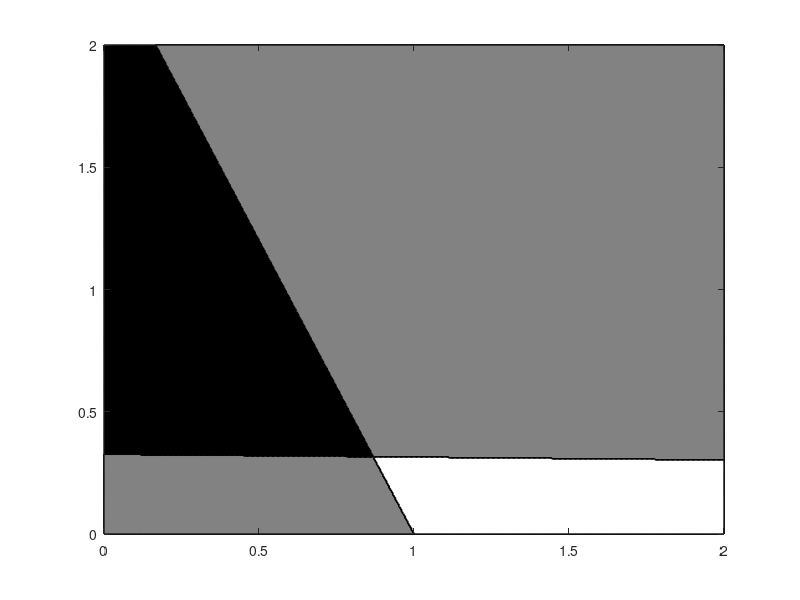

This chart was generated by the following MATLAB code: (Note: this script raises an error after producing the figure.)
%% Taylor Rule Determinacy in Policy Space
% This code calculates the (in)determinacy of Taylor 
% rule monetary policy in log-linearised NK model 
% (Written by Kian Abbas Nejad)
% 
% Consdier a Discrete-time Calvo-lottery NK model with CRRA utility as a function 
% of consumption, leasure/labour and real money holdings (as described in Walsh 
% (2017) among many others). The log-linearised model here is summarised by 3 
% deterministic difference equations in output gap, inflation, and nominal 
% interst rate, $(y_t,\pi_t,i_t)$. 
%% Model Equations 
% The NKPC: 
% $$\pi_t=\beta E_t\pi_{t+1}+\kappa  y_t$$
%
% Where
% $$\kappa :=\frac{(1-\omega)(1-\beta \omega)(\sigma+\eta)}{\omega}$$
% 
% Where :
% $1-\omega=$Poisson arrival rate for intermediate firm price adjustment
% $\eta =$Coefficient of relative risk aversion w.r.t labour
% $\beta = $Household discount rate
% $\sigma =$Coefficient of relative risk aversion w.r.t consumption
% 
% The IS relation is: 
% $$y_t=E_t y_{t+1}-\frac{1}{\sigma}(i_t-E_t \pi_{t+1})$$
% 
% And Consider a forward-looking Taylor rule: 
% $$i_t=\chi_y E_t y_{t+1}+\chi_\pi E_t \pi_{t+1}$$
% 
% Substituting the Taylor rule in IS relation results in 2D system in  
% output gap and inflation with coefficient matrix A
% 
%% Parameter Values
% Here I use the parameters reported by Branch & McGough (2009), who use the 
% parameters estimated by Woodford (1999). 

clc
clearvars
close all
kappa = 0.024;
sigma = 0.157;
beta = 0.99;

%% Policy Space
% And take the monetary policy responses to inflation and output gap over the 
% reasonable range $[1,2]$: 

chi_pi = linspace(0,2,500);
chi_y  = linspace(0,2,500);
%% Determinacy
% Given that the system is in two jump variables, the Blanchard-Kahn condition 
% for determinacy states that $A$ must have two unstable eigenvalues 
% to prevent self-fullfilling equilibria. 

[PI Y]=meshgrid(chi_pi,chi_y);
det=ones(numel(chi_y),numel(chi_y));
cmap = colormap('gray'); %defining the colour map
cmap(1:20,:)=[]; %removing too dark colours
for i=1:numel(Y)
    A=inv([sigma-Y(i) 1-PI(i); 0 beta])*[sigma 0; -kappa 1];
    x = abs(eig(A)); 
    if min(x)>1
        det(i)=2; % value 2 if determinate
    elseif max(x)<1
        det(i)=0; %value 0 if order 2 indeterminate
    end  
end

fig1= figure(1);
[M,c]=contourf(chi_pi,chi_y,det);
fig1.Name = 'Determinacy';
title('Determinacy of Monetary Policy','Interpreter',"latex");
set(gca,'FontSize',14);
ylabel('$\chi_y$','Interpreter',"latex");
xlabel('$\chi_\pi$','Interpreter',"latex");
colormap(cmap);
hold on
h = zeros(3, 1);
h(1) = plot(NaN,NaN,'o','Color',cmap(end,:));
h(2) = plot(NaN,NaN,'o','Color',cmap(end/2,:));
h(3) = plot(NaN,NaN,'o','Color',cmap(1,:));
legend(h, 'Determinate','Oder 1 Indet.','Order 2 Indet.','interpreter','latex');







